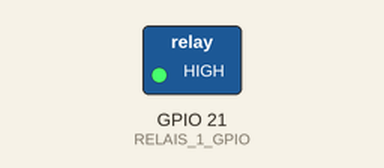
A program run on a simulated Raspberry Pi (BCM pin numbers). Parts: switched loads named in the program (green lamp = pin HIGH). At 2.0 s the program stops and its outputs stay as they are.

Above: at 0.1 s.
At 1.1 s:
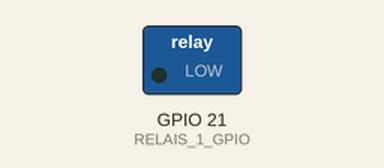
Timing chart, 0 to 2.6 s (numbered marks = the images above):
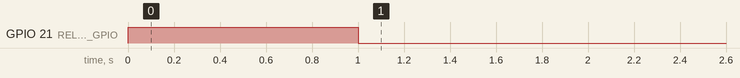

The program:

test.py
```python
import RPi.GPIO as GPIO
from time import sleep

GPIO.setmode(GPIO.BCM) # GPIO Numbers instead of board numbers

RELAIS_1_GPIO = 21
GPIO.setup(RELAIS_1_GPIO, GPIO.OUT) # GPIO Assign mode

try:
    GPIO.output(RELAIS_1_GPIO, GPIO.HIGH) # out
    sleep(1)
    GPIO.output(RELAIS_1_GPIO, GPIO.LOW) # on
    sleep(1)
    GPIO.cleanup()
except KeyboardInterrupt:
    GPIO.cleanup()
```

Measured:
- by itself, GPIO 21 (RELAIS_1_GPIO): LOW → HIGH at 0.00 s, → LOW 1.0 s later
